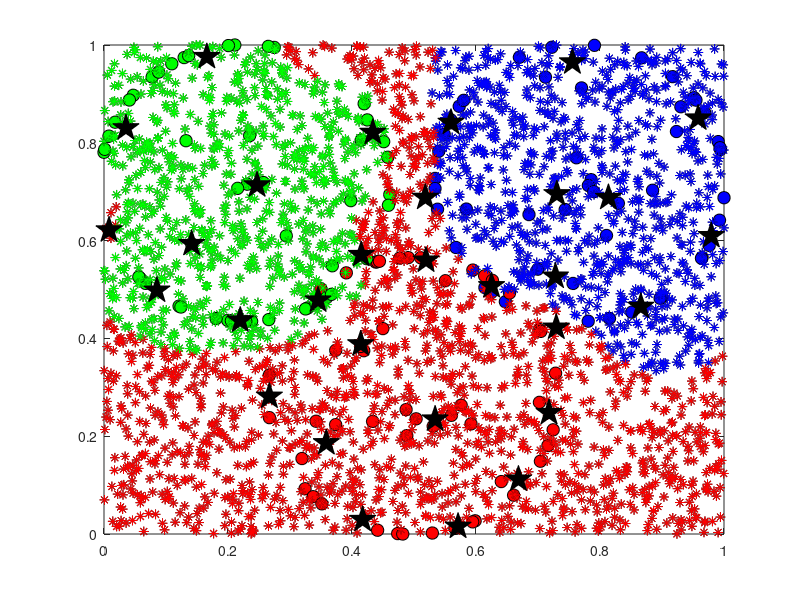

This figure's MATLAB source:
clc;
close all;
clear all;

n=50;
m=3000;
x1=zeros(n,1);
y1=zeros(n,1);

maxEpoch=1000;
eta=0.001;

numberOfNeuron=30;
LowerBound=-1;
UperBound=1;

r1=1.3;
for i=1:n
    if rand<0.7
      r=r1;
    else
      r=unifrnd(0,r1); 
    end
    teta=unifrnd(0,2*pi);
    x1(i)=r*sin(teta);
    y1(i)=r*cos(teta);
end

d1=[x1 y1 ones(n,1)];
x2=zeros(n,1);
y2=zeros(n,1);

for i=1:n
    if rand<0.7
      r=r1;
    else
      r=unifrnd(0,r1); 
    end
    teta=unifrnd(0,2*pi);
    x2(i)=r*sin(teta)-1.5;
    y2(i)=r*cos(teta)-2;
end

d2=[x2 y2 2*ones(n,1)];
x3=zeros(n,1);
y3=zeros(n,1);

for i=1:n
    if rand<0.7
      r=r1;
    else
      r=unifrnd(0,r1); 
    end
    teta=unifrnd(0,2*pi);
    x3(i)=r*sin(teta)-3;
    y3(i)=r*cos(teta);
end

d3=[x3 y3 3*ones(n,1)];
Sigma=[1 1];
Num=n;

f1 = mvnrnd([0 5], Sigma, Num); 
f2 = mvnrnd([5 0], Sigma, Num);
f3 = mvnrnd([8 8], Sigma, Num);

data=[d1
    d2
    d3];

for p=1:2
    min1=min(data(:,p));
    max1=max(data(:,p));
    data(:,p)=(data(:,p)-min1)/(max1-min1);
end

plot(data(1:n,1),data(1:n,2),'o',...
    'MarkerSize',9,...
    'MarkerEdgeColor','k',...
    'MarkerFaceColor','b')
hold on;
plot(data(n+1:2*n,1),data(n+1:2*n,2),'o',...
    'MarkerSize',9,...
    'MarkerEdgeColor','k',...
    'MarkerFaceColor','r')

hold on;
plot(data(2*n+1:3*n,1),data(2*n+1:3*n,2),'o',...
    'MarkerSize',9,...
    'MarkerEdgeColor','k',...
    'MarkerFaceColor','g')

[a,b]=kmeans(data(:,1:2),numberOfNeuron);
sigma=zeros(1,numberOfNeuron);

for k=1:numberOfNeuron
    sum1=0;
    dataTemp=data(find(a==k),:);
    for i=1:size(dataTemp,1)
        sum1=sum1+norm(dataTemp(i,1:2)-b(k,:));
    end
    sigma(k)=sum1/size(dataTemp,1);
end

sigma=0.1*ones(1,numberOfNeuron);
indexZero=find(sigma==0);
indexNotZero=find(sigma~=0);
sigma(indexZero)=min(sigma(indexNotZero));
w1=unifrnd(LowerBound,UperBound,[1 numberOfNeuron]);
bais=rand;

for iter=1:maxEpoch  
    index=randperm(3*n);
    data=data(index,:); 
    for j=1:3*n
        input=data(j,1:2);
        target=data(j,3);
        output1=zeros(numberOfNeuron,1);
        
        for k=1:numberOfNeuron
            sig=(2*(sigma(k)^2));
            output1(k)=exp((-1/sig)*(norm(input-b(k,:))^2));
        end
        
        net1=w1*output1;
        output2=net1+bais;
        error=target-output2;
      
        w1=w1-eta*error*-1*1*output1';
        bais=bais-eta*error*-1*1;
    end   
end

outputRBF=zeros(1,3*n);

for j=1:3*n
    input=data(j,1:2);
    target=data(j,3);
    output1=zeros(numberOfNeuron,1);
    for k=1:numberOfNeuron
        sig=(2*(sigma(k)^2));
        output1(k)=exp((-1/sig)*(norm(input-b(k,:))^2));
    end
    net1=w1*output1;
    output2=net1+bais;
    outputRBF(j)=round(output2);
end

dataNN=[data outputRBF'];
count=0;

for p=1:3*n
    if(dataNN(p,3)==dataNN(p,4))
        count=count+1;
    end
end

(100*count)/(3.0*n)

dataTX=unifrnd(0,1,[1 m]);
dataTY=unifrnd(0,1,[1 m]);

hold on;

plot(dataTX,dataTY,'*',...
    'MarkerSize',7,...
    'MarkerEdgeColor','black',...
    'MarkerFaceColor','black');

dataTestN=[dataTX' dataTY' zeros(m,1)];

for j=1:m
    input=dataTestN(j,1:2);
    target=dataTestN(j,3);
    output1=zeros(numberOfNeuron,1);
    for k=1:numberOfNeuron
        sig=(2*(sigma(k)^2));
        output1(k)=exp((-1/sig)*(norm(input-b(k,:))^2));
    end
    net1=w1*output1;
    output2=net1+bais;
    dataTestN(j,3)=round(output2);
end


index1=find(dataTestN(:,3)==1);
index2=find(dataTestN(:,3)==2);
index3=find(dataTestN(:,3)==3);

hold on;

plot(dataTestN(index1,1),dataTestN(index1,2),'*',...
    'MarkerSize',7,...
    'MarkerEdgeColor','b',...
    'MarkerFaceColor','b');

hold on;

plot(dataTestN(index2,1),dataTestN(index2,2),'*',...
    'MarkerSize',7,...
    'MarkerEdgeColor','r',...
    'MarkerFaceColor','r');

hold on;

plot(dataTestN(index3,1),dataTestN(index3,2),'*',...
    'MarkerSize',7,...
    'MarkerEdgeColor','g',...
    'MarkerFaceColor','g');

hold on;
plot(b(:,1),b(:,2),'p',...
    'MarkerSize',20,...
    'MarkerEdgeColor','k',...
    'MarkerFaceColor','k')


